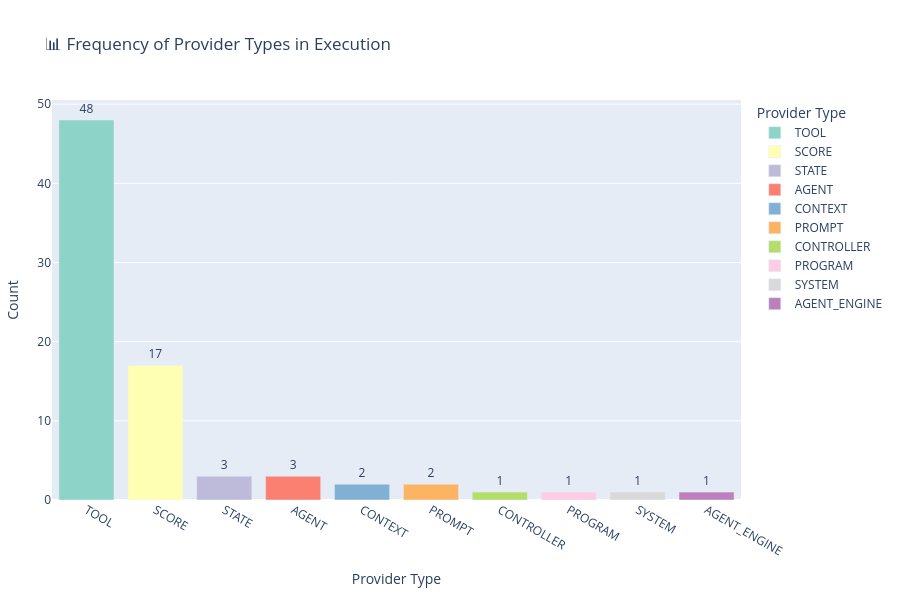

The cell this chart's notebook holds for it:
### Markdown cell above
### 📊 Frequency of Provider Types in Execution

This bar chart displays the **number of times each `provider_type` appears** in the execution log.

#### 🧠 What this code does:
- Groups the log (`df`) by `provider_type` and counts how many entries exist for each type (e.g., `agent`, `tool`, `score`, `state`, etc.).
- Uses Plotly Express to render a **bar chart** with the provider types on the x-axis and their respective frequencies on the y-axis.
- Adds labels and color-coding to make the chart more interpretable and visually distinct.

#### 🔍 What you're observing:
- **Higher bars** indicate providers that are invoked more frequently (e.g., tools may appear often during scoring).
- Can help reveal which components dominate system activity.
- Serves as a quick summary of system behavior — useful for tuning, bottleneck detection, or debugging repeated execution patterns.

This is a foundational metric for system observability, especially when comparing runs or systems with different configurations.

### Code cell
import plotly.express as px

# Create a copy to avoid mutating the original DataFrame
df_bar = df.copy()

# Truncate provider_type to the part after the last '.'
df_bar['provider_type'] = df_bar['provider_type'].apply(lambda x: x.split('.')[-1])

# Count how many times each provider type appears
provider_freq = df_bar["provider_type"].value_counts().reset_index()
provider_freq.columns = ["provider_type", "count"]

# Plot as bar chart
fig = px.bar(
    provider_freq,
    x="provider_type",
    y="count",
    text="count",
    title="📊 Frequency of Provider Types in Execution",
    labels={"provider_type": "Provider Type", "count": "Occurrences"},
    color="provider_type",
    color_discrete_sequence=px.colors.qualitative.Set3
)

# Update trace text position and layout
fig.update_traces(textposition="outside")

# Increase height and adjust margins for better space allocation
fig.update_layout(
    height=600,
    margin=dict(t=100, b=100, l=50, r=50),
    xaxis_title="Provider Type", 
    yaxis_title="Count"
)

fig.show()

### Figure 1 — Plotly figure (JSON) as saved in the notebook; plotly's stock layout.template omitted (floating-point values rounded to 4 significant figures)
{"data": [{"hovertemplate": "Provider Type=%{x}<br>Occurrences=%{text}<extra></extra>", "legendgroup": "TOOL", "marker": {"color": "rgb(141,211,199)", "pattern": {"shape": ""}}, "name": "TOOL", "orientation": "v", "showlegend": true, "text": [48.0], "textposition": "outside", "type": "bar", "x": ["TOOL"], "xaxis": "x", "y": [48], "yaxis": "y"}, {"hovertemplate": "Provider Type=%{x}<br>Occurrences=%{text}<extra></extra>", "legendgroup": "SCORE", "marker": {"color": "rgb(255,255,179)", "pattern": {"shape": ""}}, "name": "SCORE", "orientation": "v", "showlegend": true, "text": [17.0], "textposition": "outside", "type": "bar", "x": ["SCORE"], "xaxis": "x", "y": [17], "yaxis": "y"}, {"hovertemplate": "Provider Type=%{x}<br>Occurrences=%{text}<extra></extra>", "legendgroup": "STATE", "marker": {"color": "rgb(190,186,218)", "pattern": {"shape": ""}}, "name": "STATE", "orientation": "v", "showlegend": true, "text": [3.0], "textposition": "outside", "type": "bar", "x": ["STATE"], "xaxis": "x", "y": [3], "yaxis": "y"}, {"hovertemplate": "Provider Type=%{x}<br>Occurrences=%{text}<extra></extra>", "legendgroup": "AGENT", "marker": {"color": "rgb(251,128,114)", "pattern": {"shape": ""}}, "name": "AGENT", "orientation": "v", "showlegend": true, "text": [3.0], "textposition": "outside", "type": "bar", "x": ["AGENT"], "xaxis": "x", "y": [3], "yaxis": "y"}, {"hovertemplate": "Provider Type=%{x}<br>Occurrences=%{text}<extra></extra>", "legendgroup": "CONTEXT", "marker": {"color": "rgb(128,177,211)", "pattern": {"shape": ""}}, "name": "CONTEXT", "orientation": "v", "showlegend": true, "text": [2.0], "textposition": "outside", "type": "bar", "x": ["CONTEXT"], "xaxis": "x", "y": [2], "yaxis": "y"}, {"hovertemplate": "Provider Type=%{x}<br>Occurrences=%{text}<extra></extra>", "legendgroup": "PROMPT", "marker": {"color": "rgb(253,180,98)", "pattern": {"shape": ""}}, "name": "PROMPT", "orientation": "v", "showlegend": true, "text": [2.0], "textposition": "outside", "type": "bar", "x": ["PROMPT"], "xaxis": "x", "y": [2], "yaxis": "y"}, {"hovertemplate": "Provider Type=%{x}<br>Occurrences=%{text}<extra></extra>", "legendgroup": "CONTROLLER", "marker": {"color": "rgb(179,222,105)", "pattern": {"shape": ""}}, "name": "CONTROLLER", "orientation": "v", "showlegend": true, "text": [1.0], "textposition": "outside", "type": "bar", "x": ["CONTROLLER"], "xaxis": "x", "y": [1], "yaxis": "y"}, {"hovertemplate": "Provider Type=%{x}<br>Occurrences=%{text}<extra></extra>", "legendgroup": "PROGRAM", "marker": {"color": "rgb(252,205,229)", "pattern": {"shape": ""}}, "name": "PROGRAM", "orientation": "v", "showlegend": true, "text": [1.0], "textposition": "outside", "type": "bar", "x": ["PROGRAM"], "xaxis": "x", "y": [1], "yaxis": "y"}, {"hovertemplate": "Provider Type=%{x}<br>Occurrences=%{text}<extra></extra>", "legendgroup": "SYSTEM", "marker": {"color": "rgb(217,217,217)", "pattern": {"shape": ""}}, "name": "SYSTEM", "orientation": "v", "showlegend": true, "text": [1.0], "textposition": "outside", "type": "bar", "x": ["SYSTEM"], "xaxis": "x", "y": [1], "yaxis": "y"}, {"hovertemplate": "Provider Type=%{x}<br>Occurrences=%{text}<extra></extra>", "legendgroup": "AGENT_ENGINE", "marker": {"color": "rgb(188,128,189)", "pattern": {"shape": ""}}, "name": "AGENT_ENGINE", "orientation": "v", "showlegend": true, "text": [1.0], "textposition": "outside", "type": "bar", "x": ["AGENT_ENGINE"], "xaxis": "x", "y": [1], "yaxis": "y"}], "layout": {"barmode": "relative", "height": 600, "legend": {"title": {"text": "Provider Type"}, "tracegroupgap": 0}, "margin": {"b": 100, "l": 50, "r": 50, "t": 100}, "title": {"text": "📊 Frequency of Provider Types in Execution"}, "xaxis": {"anchor": "y", "categoryarray": ["TOOL", "SCORE", "STATE", "AGENT", "CONTEXT", "PROMPT", "CONTROLLER", "PROGRAM", "SYSTEM", "AGENT_ENGINE"], "categoryorder": "array", "domain": [0, 1], "title": {"text": "Provider Type"}}, "yaxis": {"anchor": "x", "domain": [0, 1], "title": {"text": "Count"}}}}
